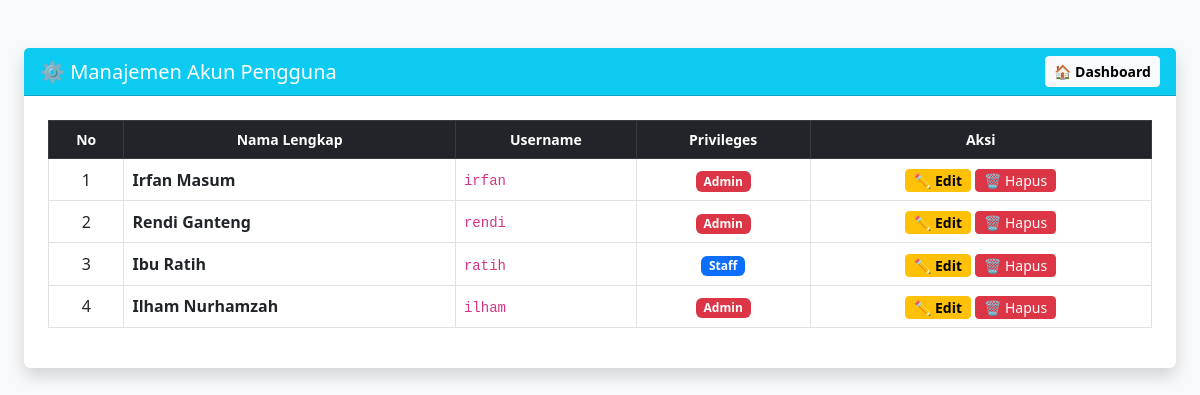
Page /kelola_user.php (signed in) on the committed database.
### tables this page shows
CREATE TABLE `users` (
  `id` int(11) NOT NULL,
  `username` varchar(50) NOT NULL,
  `password` varchar(255) NOT NULL,
  `nama_lengkap` varchar(100) NOT NULL,
  `privileges` enum('Admin','Staff') NOT NULL DEFAULT 'Staff',
  `created_at` timestamp NULL DEFAULT current_timestamp()
);

### kelola_user.php (the view, shortened to what this page needs)
<?php
include 'config.php';
$stmt = $pdo->query("SELECT id, username, nama_lengkap, privileges FROM users ORDER BY id DESC");
$users = $stmt->fetchAll(PDO::FETCH_ASSOC);
?>
<!DOCTYPE html>
<html lang="id">
<head>
    <link href="https://cdn.jsdelivr.net/npm/bootstrap@5.3.0/dist/css/bootstrap.min.css" rel="stylesheet">
</head>
<body class="bg-light py-5">
<div class="container-fluid px-4">
    <div class="card shadow border-0">
        <div class="card-header bg-info text-white fw-bold d-flex justify-content-between align-items-center">
            <h5 class="mb-0">⚙️ Manajemen Akun Pengguna</h5>
            <a href="index.php" class="btn btn-light btn-sm fw-bold">🏠 Dashboard</a>
        </div>
        <div class="card-body p-4">
            <div class="table-responsive">
                <table class="table table-bordered table-hover align-middle">
                    <thead class="table-dark text-center small">
                        <tr>
                            <th>No</th>
                            <th>Nama Lengkap</th>
                            <th>Username</th>
                            <th>Privileges</th>
                            <th>Aksi</th>
                        </tr>
                    </thead>
                    <tbody>
                        <?php $no=1; foreach($users as $u): ?>
                        <tr>
                            <td class="text-center"><?= $no++ ?></td>
                            <td><strong><?= htmlspecialchars($u['nama_lengkap']) ?></strong></td>
                            <td><code><?= htmlspecialchars($u['username']) ?></code></td>
                            <td class="text-center"><span class="badge <?= $u['privileges'] == 'Admin' ? 'bg-danger' : 'bg-primary' ?>"><?= $u['privileges'] ?></span></td>
                            <td class="text-center">
                                <a href="edit_user.php?id=<?= $u['id'] ?>" class="btn btn-sm btn-warning py-0 px-2 fw-bold">✏️ Edit</a>
                                <a href="kelola_user.php?hapus=<?= $u['id'] ?>" class="btn btn-sm btn-danger py-0 px-2" onclick="return confirm('Apakah Anda yakin ingin menghapus user ini?')">🗑️ Hapus</a>
                            </td>
                        </tr>
                        <?php endforeach; ?>
                    </tbody>
                </table>
            </div>
        </div>
    </div>
</div>
</body>
</html>

### rows in the picture
users: nama_lengkap "Irfan Masum", username "irfan", privileges "Admin"
users: nama_lengkap "Rendi Ganteng", username "rendi", privileges "Admin"
users: nama_lengkap "Ibu Ratih", username "ratih", privileges "Staff"
users: nama_lengkap "Ilham Nurhamzah", username "ilham", privileges "Admin"
